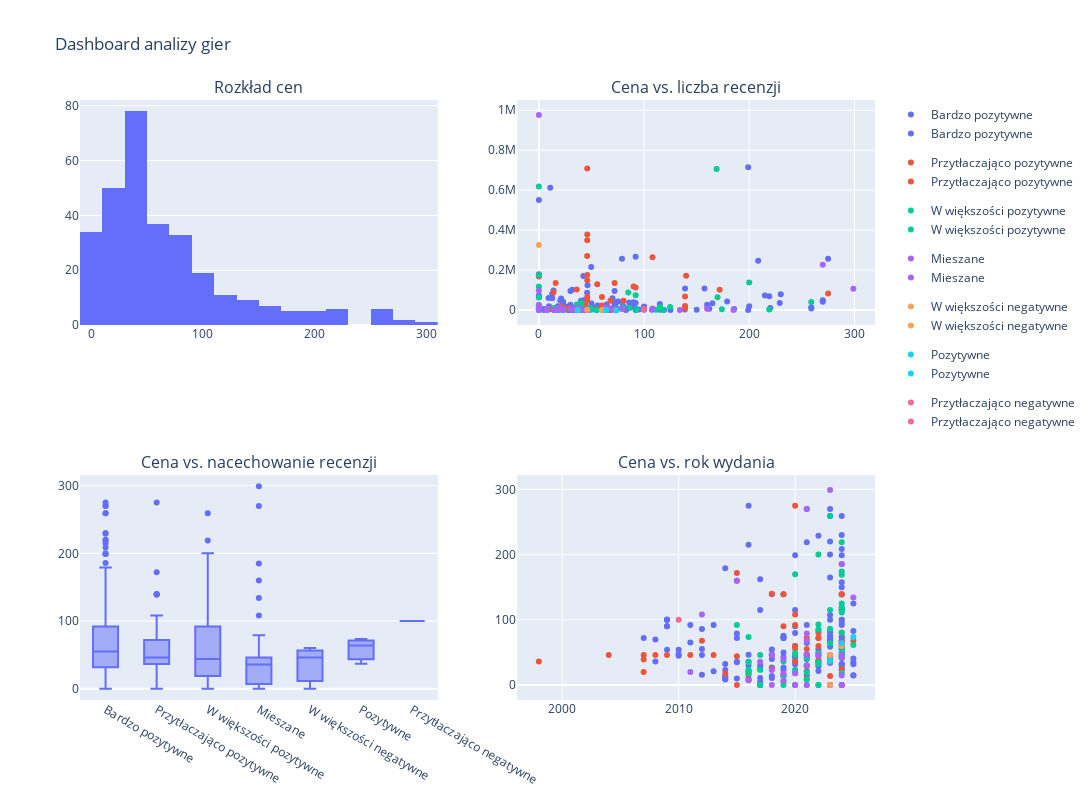

Source (notebook cell):
### Code cell
# Interaktywny Dashboard

import plotly.subplots as sp

# Histogram cen
fig1 = px.histogram(df, x='Cena', title='Rozkład cen gier', labels={'Cena': 'Cena (zł)'})

# Scatter plot cena vs liczba recenzji
fig2 = px.scatter(df, x='Cena', y='Liczba recenzji', color='Nacechowanie recenzji',
                  title='Cena vs. liczba recenzji', hover_data=['Tytuł'])

# Box plot cena vs nacechowanie recenzji
fig3 = px.box(df, x='Nacechowanie recenzji', y='Cena', title='Cena vs. nacechowanie recenzji')

# Scatter plot cena vs rok wydania
fig4 = px.scatter(df, x='Rok wydania', y='Cena', color='Nacechowanie recenzji',
                  title='Cena vs. rok wydania', hover_data=['Tytuł'])

# Kombinacja wykresów w jednym dashboardzie
dashboard = sp.make_subplots(rows=2, cols=2, subplot_titles=('Rozkład cen', 'Cena vs. liczba recenzji',
                                                             'Cena vs. nacechowanie recenzji', 'Cena vs. rok wydania'))

dashboard.add_traces(fig1.data, rows=1, cols=1)
dashboard.add_traces(fig2.data, rows=1, cols=2)
dashboard.add_traces(fig3.data, rows=2, cols=1)
dashboard.add_traces(fig4.data, rows=2, cols=2)

dashboard.update_layout(height=800, width=1200, title_text='Dashboard analizy gier')
dashboard.show()

### Figure 1 — Plotly figure (JSON) as saved in the notebook; plotly's stock layout.template omitted (floating-point values rounded to 4 significant figures; data arrays with more than 128 entries replaced by an {"elided": "..."} marker saying what was removed)
{"data": [{"alignmentgroup": "True", "bingroup": "x", "hovertemplate": "Cena (zł)=%{x}<br>count=%{y}<extra></extra>", "legendgroup": "", "marker": {"color": "#636efa", "pattern": {"shape": ""}}, "name": "", "offsetgroup": "", "orientation": "v", "showlegend": false, "type": "histogram", "x": {"elided": "303 float values"}, "xaxis": "x", "yaxis": "y"}, {"customdata": {"elided": "160x1 str values"}, "hovertemplate": "Nacechowanie recenzji=Bardzo pozytywne<br>Cena=%{x}<br>Liczba recenzji=%{y}<br>Tytuł=%{customdata[0]}<extra></extra>", "legendgroup": "Bardzo pozytywne", "marker": {"color": "#636efa", "symbol": "circle"}, "mode": "markers", "name": "Bardzo pozytywne", "orientation": "v", "showlegend": true, "type": "scatter", "x": {"elided": "160 float values"}, "xaxis": "x2", "y": {"elided": "160 int values"}, "yaxis": "y2"}, {"customdata": [["Detroit: Become Human"], ["Subnautica"], ["Lethal Company"], ["Stray"], ["Brotato"], ["Outer Wilds"], ["RimWorld"], ["Mouthwashing"], ["Deep Rock Galactic"], ["Oxygen Not Included"], ["DOOM"], ["Warhammer 40,000: Dawn of War - Anniversary Edition"], ["Beat Saber"], ["Left 4 Dead 2"], ["Severed Steel"], ["Portal 2"], ["Creeper World 4"], ["DRAMAtical Murder"], ["STEINS;GATE"], ["Life is Strange - Episode 1"], ["STEINS;GATE 0"], ["Kerbal Space Program"], ["Nine Sols"], ["Half-Life 2"], ["Black Mesa"], ["Creeper World 3: Arc Eternal"], ["Half-Life"], ["Papers, Please"], ["Portal"], ["Beyond Citadel"], ["Dystopika"], ["The Walking Dead"], ["Turing Complete"], ["Left 4 Dead"], ["Gloomwood"], ["Half-Life: Alyx"], ["Caves of Qud"], ["SANABI"], ["MULLET MADJACK"], ["The Forgotten City"], ["The Planet Crafter"], ["Cosmoteer: Starship Architect & Commander"], ["Quake II"], ["DRAINUS"], ["shapez 2"], ["Spaceflight Simulator"], ["Nuclear Throne"]], "hovertemplate": "Nacechowanie recenzji=Przytłaczająco pozytywne<br>Cena=%{x}<br>Liczba recenzji=%{y}<br>Tytuł=%{customdata[0]}<extra></extra>", "legendgroup": "Przytłaczająco pozytywne", "marker": {"color": "#EF553B", "symbol": "circle"}, "mode": "markers", "name": "Przytłaczająco pozytywne", "orientation": "v", "showlegend": true, "type": "scatter", "x": [55.49, 45.86, 45.99, 71.99, 13.79, 59.99, 140.0, 59.99, 108.0, 89.99, 15.99, 19.99, 139.0, 45.99, 8.99, 45.99, 35.99, 55.19, 21.59, 0, 24.99, 171.9, 139.0, 45.99, 91.99, 17.81, 35.99, 45.99, 45.99, 67.99, 23.99, 67.99, 71.99, 45.99, 79.99, 275.0, 139.0, 44.19, 58.49, 28.74, 80.49, 44.99, 39, 37.79, 64.99, 59.99, 43.99], "xaxis": "x2", "y": [129150, 270509, 377652, 134626, 87074, 65462, 171224, 22220, 263746, 117194, 134665, 7850, 67644, 707881, 5198, 349034, 4027, 3068, 18328, 167833, 6031, 101381, 20608, 174997, 113268, 3862, 102032, 65862, 148514, 1261, 2266, 45884, 3511, 50583, 5544, 83035, 9001, 30792, 5703, 9026, 46310, 9903, 7275, 866, 9131, 5587, 13347], "yaxis": "y2"}, {"customdata": [["HELLDIVERS™ 2"], ["ICARUS"], ["Frostpunk 2"], ["Dying Light 2 Stay Human: Reloaded Edition"], ["Crossout"], ["Iron Harvest"], ["Infection Free Zone"], ["Dune: Spice Wars"], ["Fallout 76"], ["Once Human"], ["Warhammer 40,000: Darktide"], ["New Cycle"], ["Tom Clancy’s The Division® 2"], ["IDUN"], ["Frostpunk: The Last Autumn"], ["Battlefleet Gothic: Armada 2"], ["Horizon Zero Dawn™ Remastered"], ["Far Cry® New Dawn"], ["Destiny 2"], ["Hidden Deep"], ["Phantasy Star Online 2 New Genesis"], ["Warhammer 40,000: Chaos Gate - Daemonhunters"], ["Metro Awakening"], ["Empire of the Ants"], ["The Forever Winter"], ["Gears Tactics"], ["Tower of Fantasy"], ["Stellaris: Utopia"], ["The Last of Us™ Part I"], ["Stellaris: Federations"], ["Plague Inc: The Cure"], ["Scorn"], ["Ghosts of Tabor"], ["Homeworld: Deserts of Kharak"], ["Moon Mystery"], ["Stellaris: Synthetic Dawn Story Pack"], ["Stellaris: Leviathans Story Pack"], ["Elite Dangerous"], ["CryoFall"], ["Ashes of the Singularity: Escalation"], ["Exoplanet: First Contact"], ["Halo Infinite"], ["Heat Death: Survival Train"], ["Out of Orbit"], ["Snowbreak: Containment Zone"], ["Machinika: Atlas"], ["Distant Worlds 2"], ["The Surge 2"], ["Iron Marines Invasion"], ["MechWarrior 5: Clans"]], "hovertemplate": "Nacechowanie recenzji=W większości pozytywne<br>Cena=%{x}<br>Liczba recenzji=%{y}<br>Tytuł=%{customdata[0]}<extra></extra>", "legendgroup": "W większości pozytywne", "marker": {"color": "#00cc96", "symbol": "circle"}, "mode": "markers", "name": "W większości pozytywne", "orientation": "v", "showlegend": true, "type": "scatter", "x": [169, 40.49, 124.8, 200.0, 0, 19.01, 79.99, 86.34, 169.9, 0, 84.99, 49.99, 39.97, 61.19, 23.39, 13.99, 219, 35.98, 0, 32.39, 0, 48.59, 111.3, 118.3, 115.1, 49.17, 0, 45.99, 259, 45.99, 19.25, 34.75, 115.0, 17.99, 41.99, 22.99, 22.99, 91.99, 7.99, 34.74, 73.59, 0, 54.99, 63.99, 0, 17.99, 92.79, 14.99, 33.99, 174.0], "xaxis": "x2", "y": [706128, 35280, 14905, 137429, 62761, 10654, 11373, 10231, 64459, 117571, 87400, 1879, 17341, 153, 1315, 8553, 2401, 27707, 617834, 3485, 23726, 9672, 1766, 627, 15073, 6736, 10462, 1223, 39560, 915, 114, 10579, 7772, 7324, 377, 795, 571, 74260, 4514, 2520, 219, 174762, 335, 54, 7022, 323, 2380, 6256, 244, 3820], "yaxis": "y2"}, {"customdata": [["Apex Legends™"], ["The First Descendant"], ["Echocalypse: The Scarlet Covenant"], ["Frostpunk: On The Edge"], ["War Robots"], ["Watch Dogs®: Legion"], ["Warhammer 40,000: Dawn of War III"], ["Starfield"], ["Brotato: Abyssal Terrors"], ["Arma 3 Contact"], ["Frostpunk: The Rifts"], ["Battlefleet Gothic: Armada"], ["Battlefleet Gothic: Armada 2 - Chaos Campaign Expansion"], ["Stellaris: Nemesis"], ["Stellaris: Apocalypse"], ["Outpost: Infinity Siege"], ["Battlefield™ 2042"], ["Alien: Rogue Incursion"], ["Stellaris: Overlord"], ["Infinite Lagrange"], ["Build Master: MarsVille"], ["Stellaris: Distant Stars Story Pack"], ["Anno 2070™"], ["Stellaris: MegaCorp"], ["Stellaris: Galactic Paragons"], ["ASTRONEER: Glitchwalkers"], ["DISORDER"], ["Warhammer 40,000: Warpforge"], ["Elite Dangerous: Odyssey"], ["Stellaris: First Contact Story Pack"], ["Doomsday: Last Survivors"], ["Stormworks: Space"], ["FINAL FANTASY VII EVER CRISIS"], ["Aliens: Colonial Marines Collection"], ["Anno 2205™"], ["The Elder Scrolls V: Skyrim Anniversary Upgrade"], ["Fera: The Sundered Tribes"], ["Arkanoid - Eternal Battle"], ["Necromunda: Hired Gun"]], "hovertemplate": "Nacechowanie recenzji=Mieszane<br>Cena=%{x}<br>Liczba recenzji=%{y}<br>Tytuł=%{customdata[0]}<extra></extra>", "legendgroup": "Mieszane", "marker": {"color": "#ab63fa", "symbol": "circle"}, "mode": "markers", "name": "Mieszane", "orientation": "v", "showlegend": true, "type": "scatter", "x": [0, 0, 0, 17.99, 0, 37.48, 35.8, 299, 14.39, 39.99, 6.89, 7.49, 17.49, 45.99, 45.99, 63.24, 269.9, 185.0, 45.99, 0, 0, 22.99, 19.97, 45.99, 33.99, 41.99, 134, 0, 67.99, 33.99, 0, 45.99, 0, 108.0, 159.9, 79, 45.99, 45, 29.99], "xaxis": "x2", "y": [976121, 97704, 239, 1235, 24977, 8943, 13008, 106814, 1746, 1634, 431, 4874, 143, 1524, 1423, 10834, 226924, 549, 1213, 817, 182, 526, 11130, 1091, 894, 727, 48, 2527, 7499, 473, 553, 801, 2657, 7168, 5662, 6161, 312, 187, 5295], "yaxis": "y2"}, {"customdata": [["Overwatch® 2"], ["Stellaris: Cosmic Storms"], ["Stellaris: Astral Planes"]], "hovertemplate": "Nacechowanie recenzji=W większości negatywne<br>Cena=%{x}<br>Liczba recenzji=%{y}<br>Tytuł=%{customdata[0]}<extra></extra>", "legendgroup": "W większości negatywne", "marker": {"color": "#FFA15A", "symbol": "circle"}, "mode": "markers", "name": "W większości negatywne", "orientation": "v", "showlegend": true, "type": "scatter", "x": [0, 59.99, 45.99], "xaxis": "x2", "y": [325243, 416, 1015], "yaxis": "y2"}, {"customdata": [["SACRIFICE VILLAINS"], ["Icarus: Creature Comforts Pack"], ["Quasimorph - Supporter Pack"]], "hovertemplate": "Nacechowanie recenzji=Pozytywne<br>Cena=%{x}<br>Liczba recenzji=%{y}<br>Tytuł=%{customdata[0]}<extra></extra>", "legendgroup": "Pozytywne", "marker": {"color": "#19d3f3", "symbol": "circle"}, "mode": "markers", "name": "Pozytywne", "orientation": "v", "showlegend": true, "type": "scatter", "x": [73.59, 63.99, 36.79], "xaxis": "x2", "y": [15, 24, 28], "yaxis": "y2"}, {"customdata": [["Command & Conquer™ 4 Tyberyjski zmierzch"]], "hovertemplate": "Nacechowanie recenzji=Przytłaczająco negatywne<br>Cena=%{x}<br>Liczba recenzji=%{y}<br>Tytuł=%{customdata[0]}<extra></extra>", "legendgroup": "Przytłaczająco negatywne", "marker": {"color": "#FF6692", "symbol": "circle"}, "mode": "markers", "name": "Przytłaczająco negatywne", "orientation": "v", "showlegend": true, "type": "scatter", "x": [100], "xaxis": "x2", "y": [4073], "yaxis": "y2"}, {"alignmentgroup": "True", "hovertemplate": "Nacechowanie recenzji=%{x}<br>Cena=%{y}<extra></extra>", "legendgroup": "", "marker": {"color": "#636efa"}, "name": "", "notched": false, "offsetgroup": "", "orientation": "v", "showlegend": false, "type": "box", "x": {"elided": "303 str values"}, "x0": " ", "xaxis": "x3", "y": {"elided": "303 float values"}, "y0": " ", "yaxis": "y3"}, {"customdata": {"elided": "160x1 str values"}, "hovertemplate": "Nacechowanie recenzji=Bardzo pozytywne<br>Rok wydania=%{x}<br>Cena=%{y}<br>Tytuł=%{customdata[0]}<extra></extra>", "legendgroup": "Bardzo pozytywne", "marker": {"color": "#636efa", "symbol": "circle"}, "mode": "markers", "name": "Bardzo pozytywne", "orientation": "v", "showlegend": true, "type": "scatter", "x": {"elided": "160 int values"}, "xaxis": "x4", "y": {"elided": "160 float values"}, "yaxis": "y4"}, {"customdata": [["Detroit: Become Human"], ["Subnautica"], ["Lethal Company"], ["Stray"], ["Brotato"], ["Outer Wilds"], ["RimWorld"], ["Mouthwashing"], ["Deep Rock Galactic"], ["Oxygen Not Included"], ["DOOM"], ["Warhammer 40,000: Dawn of War - Anniversary Edition"], ["Beat Saber"], ["Left 4 Dead 2"], ["Severed Steel"], ["Portal 2"], ["Creeper World 4"], ["DRAMAtical Murder"], ["STEINS;GATE"], ["Life is Strange - Episode 1"], ["STEINS;GATE 0"], ["Kerbal Space Program"], ["Nine Sols"], ["Half-Life 2"], ["Black Mesa"], ["Creeper World 3: Arc Eternal"], ["Half-Life"], ["Papers, Please"], ["Portal"], ["Beyond Citadel"], ["Dystopika"], ["The Walking Dead"], ["Turing Complete"], ["Left 4 Dead"], ["Gloomwood"], ["Half-Life: Alyx"], ["Caves of Qud"], ["SANABI"], ["MULLET MADJACK"], ["The Forgotten City"], ["The Planet Crafter"], ["Cosmoteer: Starship Architect & Commander"], ["Quake II"], ["DRAINUS"], ["shapez 2"], ["Spaceflight Simulator"], ["Nuclear Throne"]], "hovertemplate": "Nacechowanie recenzji=Przytłaczająco pozytywne<br>Rok wydania=%{x}<br>Cena=%{y}<br>Tytuł=%{customdata[0]}<extra></extra>", "legendgroup": "Przytłaczająco pozytywne", "marker": {"color": "#EF553B", "symbol": "circle"}, "mode": "markers", "name": "Przytłaczająco pozytywne", "orientation": "v", "showlegend": true, "type": "scatter", "x": [2020, 2018, 2023, 2022, 2023, 2020, 2018, 2024, 2020, 2019, 2016, 2007, 2019, 2009, 2021, 2011, 2020, 2021, 2016, 2015, 2018, 2015, 2024, 2004, 2020, 2014, 1998, 2013, 2007, 2025, 2024, 2012, 2021, 2008, 2022, 2020, 2024, 2023, 2024, 2021, 2024, 2022, 2007, 2022, 2024, 2022, 2015], "xaxis": "x4", "y": [55.49, 45.86, 45.99, 71.99, 13.79, 59.99, 140.0, 59.99, 108.0, 89.99, 15.99, 19.99, 139.0, 45.99, 8.99, 45.99, 35.99, 55.19, 21.59, 0, 24.99, 171.9, 139.0, 45.99, 91.99, 17.81, 35.99, 45.99, 45.99, 67.99, 23.99, 67.99, 71.99, 45.99, 79.99, 275.0, 139.0, 44.19, 58.49, 28.74, 80.49, 44.99, 39, 37.79, 64.99, 59.99, 43.99], "yaxis": "y4"}, {"customdata": [["HELLDIVERS™ 2"], ["ICARUS"], ["Frostpunk 2"], ["Dying Light 2 Stay Human: Reloaded Edition"], ["Crossout"], ["Iron Harvest"], ["Infection Free Zone"], ["Dune: Spice Wars"], ["Fallout 76"], ["Once Human"], ["Warhammer 40,000: Darktide"], ["New Cycle"], ["Tom Clancy’s The Division® 2"], ["IDUN"], ["Frostpunk: The Last Autumn"], ["Battlefleet Gothic: Armada 2"], ["Horizon Zero Dawn™ Remastered"], ["Far Cry® New Dawn"], ["Destiny 2"], ["Hidden Deep"], ["Phantasy Star Online 2 New Genesis"], ["Warhammer 40,000: Chaos Gate - Daemonhunters"], ["Metro Awakening"], ["Empire of the Ants"], ["The Forever Winter"], ["Gears Tactics"], ["Tower of Fantasy"], ["Stellaris: Utopia"], ["The Last of Us™ Part I"], ["Stellaris: Federations"], ["Plague Inc: The Cure"], ["Scorn"], ["Ghosts of Tabor"], ["Homeworld: Deserts of Kharak"], ["Moon Mystery"], ["Stellaris: Synthetic Dawn Story Pack"], ["Stellaris: Leviathans Story Pack"], ["Elite Dangerous"], ["CryoFall"], ["Ashes of the Singularity: Escalation"], ["Exoplanet: First Contact"], ["Halo Infinite"], ["Heat Death: Survival Train"], ["Out of Orbit"], ["Snowbreak: Containment Zone"], ["Machinika: Atlas"], ["Distant Worlds 2"], ["The Surge 2"], ["Iron Marines Invasion"], ["MechWarrior 5: Clans"]], "hovertemplate": "Nacechowanie recenzji=W większości pozytywne<br>Rok wydania=%{x}<br>Cena=%{y}<br>Tytuł=%{customdata[0]}<extra></extra>", "legendgroup": "W większości pozytywne", "marker": {"color": "#00cc96", "symbol": "circle"}, "mode": "markers", "name": "W większości pozytywne", "orientation": "v", "showlegend": true, "type": "scatter", "x": [2024, 2021, 2024, 2022, 2017, 2020, 2024, 2023, 2020, 2024, 2022, 2024, 2023, 2025, 2020, 2019, 2024, 2019, 2019, 2022, 2020, 2022, 2024, 2024, 2024, 2020, 2022, 2017, 2023, 2020, 2021, 2022, 2023, 2016, 2024, 2017, 2016, 2015, 2021, 2016, 2016, 2021, 2024, 2023, 2023, 2024, 2022, 2019, 2023, 2024], "xaxis": "x4", "y": [169, 40.49, 124.8, 200.0, 0, 19.01, 79.99, 86.34, 169.9, 0, 84.99, 49.99, 39.97, 61.19, 23.39, 13.99, 219, 35.98, 0, 32.39, 0, 48.59, 111.3, 118.3, 115.1, 49.17, 0, 45.99, 259, 45.99, 19.25, 34.75, 115.0, 17.99, 41.99, 22.99, 22.99, 91.99, 7.99, 34.74, 73.59, 0, 54.99, 63.99, 0, 17.99, 92.79, 14.99, 33.99, 174.0], "yaxis": "y4"}, {"customdata": [["Apex Legends™"], ["The First Descendant"], ["Echocalypse: The Scarlet Covenant"], ["Frostpunk: On The Edge"], ["War Robots"], ["Watch Dogs®: Legion"], ["Warhammer 40,000: Dawn of War III"], ["Starfield"], ["Brotato: Abyssal Terrors"], ["Arma 3 Contact"], ["Frostpunk: The Rifts"], ["Battlefleet Gothic: Armada"], ["Battlefleet Gothic: Armada 2 - Chaos Campaign Expansion"], ["Stellaris: Nemesis"], ["Stellaris: Apocalypse"], ["Outpost: Infinity Siege"], ["Battlefield™ 2042"], ["Alien: Rogue Incursion"], ["Stellaris: Overlord"], ["Infinite Lagrange"], ["Build Master: MarsVille"], ["Stellaris: Distant Stars Story Pack"], ["Anno 2070™"], ["Stellaris: MegaCorp"], ["Stellaris: Galactic Paragons"], ["ASTRONEER: Glitchwalkers"], ["DISORDER"], ["Warhammer 40,000: Warpforge"], ["Elite Dangerous: Odyssey"], ["Stellaris: First Contact Story Pack"], ["Doomsday: Last Survivors"], ["Stormworks: Space"], ["FINAL FANTASY VII EVER CRISIS"], ["Aliens: Colonial Marines Collection"], ["Anno 2205™"], ["The Elder Scrolls V: Skyrim Anniversary Upgrade"], ["Fera: The Sundered Tribes"], ["Arkanoid - Eternal Battle"], ["Necromunda: Hired Gun"]], "hovertemplate": "Nacechowanie recenzji=Mieszane<br>Rok wydania=%{x}<br>Cena=%{y}<br>Tytuł=%{customdata[0]}<extra></extra>", "legendgroup": "Mieszane", "marker": {"color": "#ab63fa", "symbol": "circle"}, "mode": "markers", "name": "Mieszane", "orientation": "v", "showlegend": true, "type": "scatter", "x": [2020, 2024, 2024, 2020, 2018, 2023, 2017, 2023, 2024, 2019, 2019, 2016, 2019, 2021, 2018, 2024, 2021, 2024, 2022, 2021, 2023, 2018, 2011, 2018, 2023, 2024, 2025, 2024, 2021, 2023, 2023, 2023, 2023, 2012, 2015, 2021, 2024, 2022, 2021], "xaxis": "x4", "y": [0, 0, 0, 17.99, 0, 37.48, 35.8, 299, 14.39, 39.99, 6.89, 7.49, 17.49, 45.99, 45.99, 63.24, 269.9, 185.0, 45.99, 0, 0, 22.99, 19.97, 45.99, 33.99, 41.99, 134, 0, 67.99, 33.99, 0, 45.99, 0, 108.0, 159.9, 79, 45.99, 45, 29.99], "yaxis": "y4"}, {"customdata": [["Overwatch® 2"], ["Stellaris: Cosmic Storms"], ["Stellaris: Astral Planes"]], "hovertemplate": "Nacechowanie recenzji=W większości negatywne<br>Rok wydania=%{x}<br>Cena=%{y}<br>Tytuł=%{customdata[0]}<extra></extra>", "legendgroup": "W większości negatywne", "marker": {"color": "#FFA15A", "symbol": "circle"}, "mode": "markers", "name": "W większości negatywne", "orientation": "v", "showlegend": true, "type": "scatter", "x": [2023, 2024, 2023], "xaxis": "x4", "y": [0, 59.99, 45.99], "yaxis": "y4"}, {"customdata": [["SACRIFICE VILLAINS"], ["Icarus: Creature Comforts Pack"], ["Quasimorph - Supporter Pack"]], "hovertemplate": "Nacechowanie recenzji=Pozytywne<br>Rok wydania=%{x}<br>Cena=%{y}<br>Tytuł=%{customdata[0]}<extra></extra>", "legendgroup": "Pozytywne", "marker": {"color": "#19d3f3", "symbol": "circle"}, "mode": "markers", "name": "Pozytywne", "orientation": "v", "showlegend": true, "type": "scatter", "x": [2025, 2024, 2023], "xaxis": "x4", "y": [73.59, 63.99, 36.79], "yaxis": "y4"}, {"customdata": [["Command & Conquer™ 4 Tyberyjski zmierzch"]], "hovertemplate": "Nacechowanie recenzji=Przytłaczająco negatywne<br>Rok wydania=%{x}<br>Cena=%{y}<br>Tytuł=%{customdata[0]}<extra></extra>", "legendgroup": "Przytłaczająco negatywne", "marker": {"color": "#FF6692", "symbol": "circle"}, "mode": "markers", "name": "Przytłaczająco negatywne", "orientation": "v", "showlegend": true, "type": "scatter", "x": [2010], "xaxis": "x4", "y": [100], "yaxis": "y4"}], "layout": {"annotations": [{"font": {"size": 16}, "showarrow": false, "text": "Rozkład cen", "x": 0.225, "xanchor": "center", "xref": "paper", "y": 1, "yanchor": "bottom", "yref": "paper"}, {"font": {"size": 16}, "showarrow": false, "text": "Cena vs. liczba recenzji", "x": 0.775, "xanchor": "center", "xref": "paper", "y": 1, "yanchor": "bottom", "yref": "paper"}, {"font": {"size": 16}, "showarrow": false, "text": "Cena vs. nacechowanie recenzji", "x": 0.225, "xanchor": "center", "xref": "paper", "y": 0.375, "yanchor": "bottom", "yref": "paper"}, {"font": {"size": 16}, "showarrow": false, "text": "Cena vs. rok wydania", "x": 0.775, "xanchor": "center", "xref": "paper", "y": 0.375, "yanchor": "bottom", "yref": "paper"}], "height": 800, "title": {"text": "Dashboard analizy gier"}, "width": 1200, "xaxis": {"anchor": "y", "domain": [0, 0.45]}, "xaxis2": {"anchor": "y2", "domain": [0.55, 1]}, "xaxis3": {"anchor": "y3", "domain": [0, 0.45]}, "xaxis4": {"anchor": "y4", "domain": [0.55, 1]}, "yaxis": {"anchor": "x", "domain": [0.625, 1]}, "yaxis2": {"anchor": "x2", "domain": [0.625, 1]}, "yaxis3": {"anchor": "x3", "domain": [0, 0.375]}, "yaxis4": {"anchor": "x4", "domain": [0, 0.375]}}}
